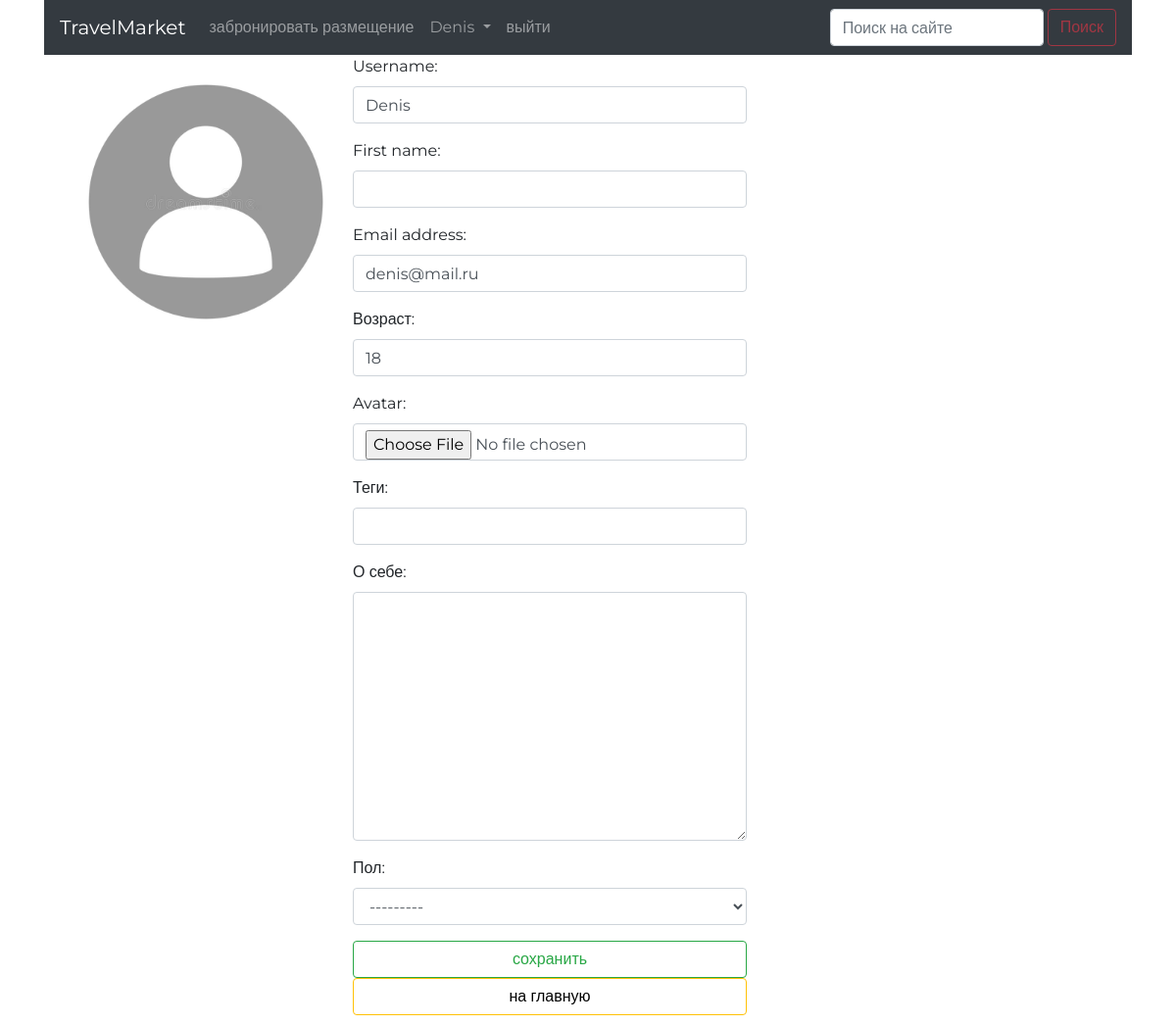
/list_of_accommodations/auth/edit/ (signed in), run on the app's committed database.
### authapp/models.py (models this page shows)
class TravelUser(AbstractUser):
    avatar = models.ImageField(upload_to='users_avatars', blank=True)
    age = models.PositiveIntegerField(verbose_name='возраст', default=18)

### authapp/views.py (the view)
# urls.py: path('edit/', authapp.edit, name='edit'),
@transaction.atomic()
def edit(request):
    title = 'редактирование'
    if request.method == 'POST':
        edit_form = TravelUserEditForm(request.POST,
                                       request.FILES, instance=request.user)
        profile_form = TravelUserProfileEditForm(
            request.POST, instance=request.user.traveluserprofile)
        if edit_form.is_valid() and profile_form.is_valid():
            edit_form.save()
            return HttpResponseRedirect(reverse('auth:edit'))
    else:
        edit_form = TravelUserEditForm(instance=request.user)
        profile_form = TravelUserProfileEditForm(instance=
                                                 request.user.traveluserprofile)
    content = {'title': title,
               'edit_form': edit_form,
               'profile_form': profile_form}
    return render(request, 'authapp/edit.html', content)

### authapp/forms.py (shortened to what this page needs)
class TravelUserEditForm(UserChangeForm):
    class Meta:
        model = TravelUser
        fields = ('username', 'first_name', 'email', 'age', 'avatar',
                  'password')
    def __init__(self, *args, **kwargs):
        super().__init__(*args, **kwargs)
        for field_name, field in self.fields.items():
            field.widget.attrs['class'] = 'form-control'
            field.help_text = ''
            if field_name == 'password':
                field.widget = forms.HiddenInput()

class TravelUserProfileEditForm(forms.ModelForm):
    class Meta:
        model = TravelUserProfile
        fields = ('tagline', 'aboutMe', 'gender')
    def __init__(self, *args, **kwargs):
        super(TravelUserProfileEditForm, self).__init__(*args, **kwargs)
        for field_name, field in self.fields.items():
            field.widget.attrs['class'] = 'form-control'

### authapp/templates/authapp/edit.html (shortened to what this page needs)
{% extends 'authapp/base.html' %}
{% load static %}
{% block content %}
    <div class="container form-group row">
        <div class="user_avatar float-right">
            <img src="/media/{{ user.avatar|default:'users_avatars/default.jpg' }}">
        </div>
        <div>
            <form class="col-lg-offset-4  form-horizontal "
                  action="{% url 'auth:edit' %}" method="post"
                  enctype="multipart/form-data">
                {{ edit_form.as_p }}
                {{ profile_form.as_p }}
                <input class="form-control btn btn-outline-success"
                       type="submit" value="сохранить">
                <button class="btn btn-outline-warning
                form-control col-lg-offset-4 last">
                    <a style="color: black; text-decoration: none"
                       href="{% url 'main' %}" class="">
                        на главную
                    </a>
                </button>
            </form>
        </div>
    </div>
{% endblock %}

### mainapp/templates/mainapp/includes/inc_menu.html (shortened to what this page needs)
<div class="">
<nav class="navbar navbar-expand-lg navbar-dark bg-dark ">
    <div class="collapse navbar-collapse" id="navbarTogglerDemo01">
        <a class="navbar-brand" href="{% url 'main' %}">TravelMarket</a>
        <ul class="navbar-nav mr-auto mt-2 mt-lg-0">
            <li class="nav-item"><a class="nav-link"
                                    href="{% url 'acc:index' %}">
                забронировать размещение</a></li>
            <li class="nav-item dropdown">
                {% if user.is_authenticated %}
                    <a class="nav-link dropdown-toggle"
                       href="" data-toggle="dropdown" aria-haspopup="true"
                       aria-expanded="false">
                        {{ user|default:'пользователь' }}
                    </a>
                    <li class="nav-item">
                        <a class="nav-link"
                           href="{% url 'auth:logout' %}">выйти</a>
                    </li>
                {% else %}
                    <li class="nav-item">
                        <a class="nav-link"
                           href="{% url 'auth:login' %}">войти</a>
                    </li>
                {% endif %}
            </li>
        </ul>
        <form class="form-inline my-2 my-lg-0" >
            <input class="form-control mr-sm-1 " action="{% url 'acc:index' %}"
                   type="search" placeholder="Поиск на сайте" aria-label="Search"
            name="search">
            <button class="btn btn-outline-danger my-2 my-sm-0 disabled"
                    type="submit">Поиск</button>
        </form>
    </div>
</nav>
</div>

### static/css/style.css (style rules this page uses)
* { margin: 0; padding: 0; }
button.last { margin-bottom: 10px; }
body { font-family: 'Montserrat', sans-serif; }
html, body { height: 100%; }
.user_avatar img { width: 300px; border-radius: 25px; }
.container { width: 1366px; margin: 0 auto; min-height: 100%; }

### data on the page
TravelUser: username "Denis", email "denis@mail.ru", age "18"
